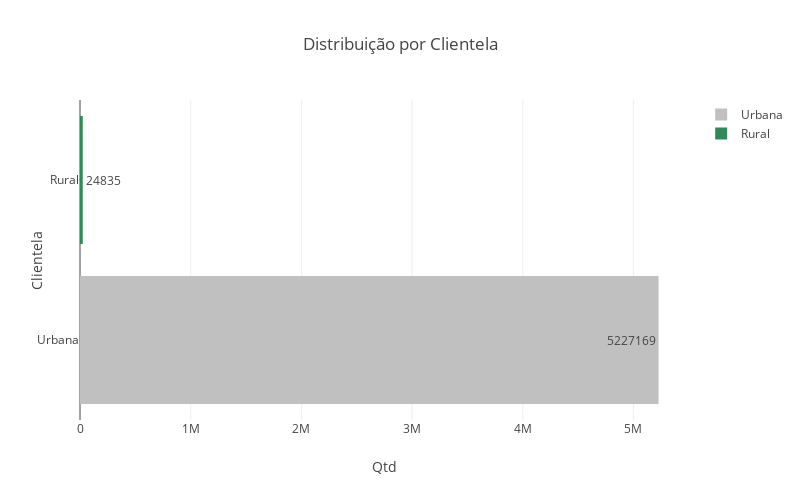

The notebook cell this image was saved under:
### Code cell
# Distribuição por Clientela
label1 = ['Urbana']
label2 = ['Rural']
dados1 = [df_urbana['Qte Benefícios Concedidos'].sum()]
dados2 = [df_rural['Qte Benefícios Concedidos'].sum()]

trace1 = go.Bar(
            x = dados1,
            y = label1,
            name='Urbana',
            textposition = 'auto',
            text=dados1,  
            marker=dict(color='silver'),  
            orientation = 'h',
            )

trace2 = go.Bar(
            x = dados2,
            y = label2,
            name='Rural',
            textposition = 'auto',
            text=dados2,
            marker=dict(color='seagreen'), 
            orientation = 'h',
            )


data = [trace1, trace2]
layout = go.Layout(     yaxis=dict(title='Clientela') ,xaxis=dict(title='Qtd'),title='Distribuição por Clientela',     autosize=False,     width=800,     height=500 )
fig = go.Figure(data=data, layout=layout, )
py.iplot(fig, filename='grouped-bar', )

### Figure 1 — Plotly figure (JSON) as saved in the notebook; plotly's stock layout.template omitted (floating-point values rounded to 4 significant figures)
{"data": [{"marker": {"color": "silver"}, "name": "Urbana", "orientation": "h", "text": ["5227169"], "textposition": "auto", "type": "bar", "uid": "dc54f83f-e9b6-4c05-b6b2-adf26e421dec", "x": [5227169], "y": ["Urbana"]}, {"marker": {"color": "seagreen"}, "name": "Rural", "orientation": "h", "text": ["24835"], "textposition": "auto", "type": "bar", "uid": "27e9faa9-f635-4273-9ec3-73ee943474a5", "x": [24835], "y": ["Rural"]}], "layout": {"autosize": false, "height": 500, "title": {"text": "Distribuição por Clientela"}, "width": 800, "xaxis": {"autorange": true, "range": [0, 5502000.0], "title": {"text": "Qtd"}, "type": "linear"}, "yaxis": {"autorange": true, "range": [-0.5, 1.5], "title": {"text": "Clientela"}, "type": "category"}}}
